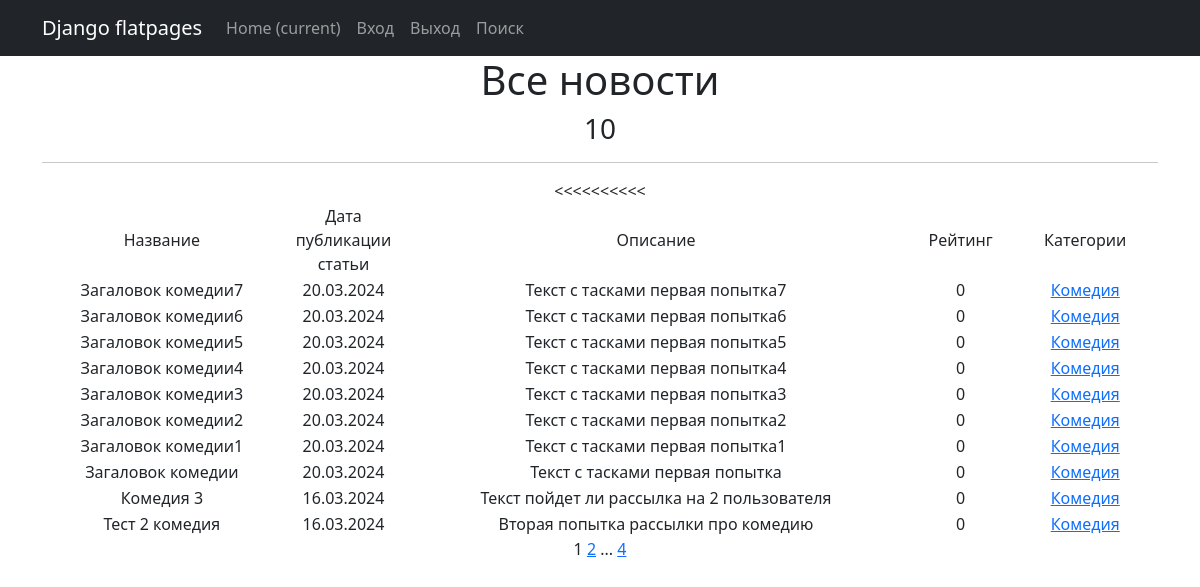
The page / on the database its author committed.
### news/models.py (models this page shows, shortened)
class Post(models.Model):  # Посты с связями один ко многим с авторами и многие с многим с жанрами
    art = 'AT'
    news = 'NS'
    POSITION = [
        (art, 'Статья'),
        (news, 'Новость'),
    ]
    author = models.ForeignKey(Author, on_delete=models.CASCADE, related_name='posts')
    post_type = models.CharField(max_length=2, choices=POSITION, default=art)
    post_time = models.DateTimeField(auto_now_add=True)
    category = models.ManyToManyField(Category, through='PostCategory')
    title = models.CharField(max_length=255, default='Загаловок')
    text = models.TextField(default='Текст')
    rating = models.IntegerField(default=0)

class Category(models.Model):  # Жанры
    category = models.CharField(max_length=255, unique=True)
    subscribers = models.ManyToManyField(User, related_name='categories', through='Subscriber')
    def __str__(self):
        return f'{self.category}'

### news/views.py (the view)
# urls.py: path('', PostList.as_view()),
class PostList(ListView):
    model = Post  # Указываем модель, объекты которой мы будем выводить
    ordering = '-post_time'  # Поле, которое будет использоваться для сортировки объектов
    template_name = 'posts.html'   # Указываем имя шаблона, в котором будут все инструкции о том,
    context_object_name = 'posts'  # Это имя списка, в котором будут лежать все объекты.
    paginate_by = 10  # количество записей на странице
    def get_queryset(self):
        queryset = super().get_queryset()
        self.filterset = PostFilter(self.request.GET, queryset)
        return self.filterset.qs
    def get_context_data(self, **kwargs):
        context = super().get_context_data(**kwargs)
        context['time_now'] = datetime.utcnow()
        context['filterset'] = self.filterset
        return context

### news/templatetags/custom_tags.py (called while the page is built)
@register.simple_tag(takes_context=True)
def url_replace(context, **kwargs):
    d = context['request'].GET.copy()
    for k, v in kwargs.items():
        d[k] = v
    return d.urlencode()

### templates/posts.html (shortened to what this page needs)
{% extends 'flatpages/default.html' %}
{% load custom_filters %}
{% load custom_tags %}
{% block content %}
   <h1>Все новости</h1>
    <h3>{{ posts|length }}</h3>
   <hr>
   {% if posts %}
       <table>
           <tr>
               <td width="400">Название</td>
               <td width="150">Дата публикации статьи</td>
               <td width="900">Описание</td>
               <td width="150">Рейтинг</td>
               <td width="200">Категории</td>
           </tr>
           {% for post in posts %}
           <tr>
               <<td>{{ post.title }}</td>
               <td>{{ post.post_time|date:'d.m.Y' }}</td>
               <td>{{ post.text|truncatewords:20 }}</td>
               <td>{{ post.rating }}</td>
               <td>
                   {% for category in post.category.all %}
                          <a href="{% url 'category_list' category.id %}">{{ category }}</a>
                   {% endfor %}
               </td>
               <td>
                </td>
           </tr>
           {% endfor %}
       </table>
   {% else %}
       <h2>Новостей нет!</h2>
   {% endif %}
   {{ page_obj.number }}
   {% if page_obj.has_next %}
       <a href="?{% url_replace page=page_obj.next_page_number %}">{{ page_obj.next_page_number }}</a>
       {% if paginator.num_pages != page_obj.next_page_number %}
           ...
           <a href="?{% url_replace page=page_obj.paginator.num_pages %}">{{ page_obj.paginator.num_pages }}</a>
       {% endif %}
   {% endif %}
{% endblock content %}

### rows shown on the page
Post: title "Загаловок комедии7", post_time "20.03.2024", text "Текст c тасками первая попытка7", rating "0"
Category: category "Комедия"
Post: title "Загаловок комедии6", post_time "20.03.2024", text "Текст c тасками первая попытка6", rating "0"
Post: title "Загаловок комедии5", post_time "20.03.2024", text "Текст c тасками первая попытка5", rating "0"
Post: title "Загаловок комедии4", post_time "20.03.2024", text "Текст c тасками первая попытка4", rating "0"
Post: title "Загаловок комедии3", post_time "20.03.2024", text "Текст c тасками первая попытка3", rating "0"
Post: title "Загаловок комедии2", post_time "20.03.2024", text "Текст c тасками первая попытка2", rating "0"
Post: title "Загаловок комедии1", post_time "20.03.2024", text "Текст c тасками первая попытка1", rating "0"
Post: title "Загаловок комедии", post_time "20.03.2024", text "Текст c тасками первая попытка", rating "0"
Post: title "Комедия 3", post_time "16.03.2024", text "Текст пойдет ли рассылка на 2 пользователя", rating "0"
Post: title "Тест 2 комедия", post_time "16.03.2024", text "Вторая попытка рассылки про комедию", rating "0"

### other values the page prints
{{ posts|length }} "10"
{{ page_obj.number }} "1"
{{ page_obj.next_page_number }} "2"
{{ page_obj.paginator.num_pages }} "4"
